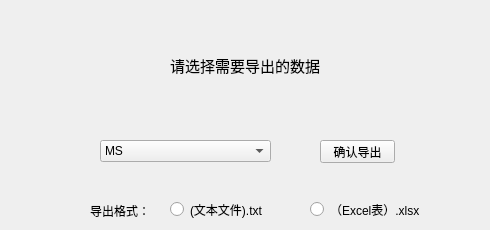
     <widget class="QWidget" name="page_9">
      <widget class="QRadioButton" name="excel">
       <property name="geometry">
        <rect>
         <x>310</x>
         <y>200</y>
         <width>171</width>
         <height>19</height>
        </rect>
       </property>
       <property name="text">
        <string>（Excel表）.xlsx</string>
       </property>
      </widget>
      <widget class="QLabel" name="label_3">
       <property name="geometry">
        <rect>
         <x>170</x>
         <y>50</y>
         <width>201</width>
         <height>31</height>
        </rect>
       </property>
       <property name="font">
        <font>
         <family>楷体</family>
         <pointsize>11</pointsize>
        </font>
       </property>
       <property name="text">
        <string>请选择需要导出的数据</string>
       </property>
      </widget>
      <widget class="QRadioButton" name="txt">
       <property name="geometry">
        <rect>
         <x>170</x>
         <y>200</y>
         <width>141</width>
         <height>19</height>
        </rect>
       </property>
       <property name="text">
        <string>(文本文件).txt</string>
       </property>
      </widget>
      <widget class="QComboBox" name="comboBox_2">
       <property name="geometry">
        <rect>
         <x>100</x>
         <y>140</y>
         <width>171</width>
         <height>22</height>
        </rect>
       </property>
       <item>
        <property name="text">
         <string>MS</string>
        </property>
       </item>
       <item>
        <property name="text">
         <string>MSC</string>
        </property>
       </item>
       <item>
        <property name="text">
         <string>BSC</string>
        </property>
       </item>
       <item>
        <property name="text">
         <string>BTS</string>
        </property>
       </item>
       <item>
        <property name="text">
         <string>CELL</string>
        </property>
       </item>
       <item>
        <property name="text">
         <string>FREQ</string>
        </property>
       </item>
       <item>
        <property name="text">
         <string>Antenna</string>
        </property>
       </item>
       <item>
        <property name="text">
         <string>DATAS</string>
        </property>
       </item>
       <item>
        <property name="text">
         <string>neighbor</string>
        </property>
       </item>
       <item>
        <property name="text">
         <string>detectInfo</string>
        </property>
       </item>
      </widget>
      <widget class="QPushButton" name="confirm_2">
       <property name="geometry">
        <rect>
         <x>320</x>
         <y>140</y>
         <width>75</width>
         <height>23</height>
        </rect>
       </property>
       <property name="text">
        <string>确认导出</string>
       </property>
      </widget>
      <widget class="QLabel" name="label_2">
       <property name="geometry">
        <rect>
         <x>90</x>
         <y>200</y>
         <width>71</width>
         <height>21</height>
        </rect>
       </property>
       <property name="text">
        <string>导出格式：</string>
       </property>
      </widget>
     </widget>
